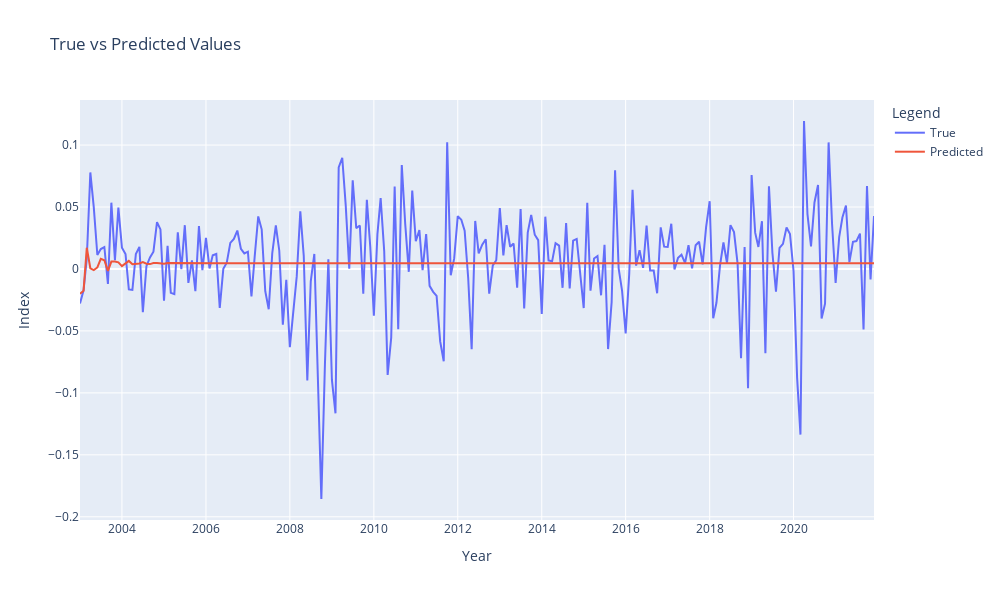

Notebook code for this chart:
### Code cell
trace_true = go.Scatter(
    x = return_test.index,
    y = return_test,
    mode = 'lines',
    name = 'True'
)

trace_pred = go.Scatter(
    x = return_test.index,
    y = forecast_result.predicted_mean,
    mode = 'lines',
    name = 'Predicted'
)

fig = go.Figure(data=[trace_true, trace_pred])

fig.update_layout(
    title='True vs Predicted Values',
    xaxis_title='Year',
    yaxis_title='Index',
    legend_title='Legend',
    width=1000,
    height=600  
)

fig.show()

### Figure 1 — Plotly figure (JSON) as saved in the notebook; plotly's stock layout.template omitted (floating-point values rounded to 4 significant figures; data arrays with more than 128 entries replaced by an {"elided": "..."} marker saying what was removed)
{"data": [{"mode": "lines", "name": "True", "type": "scatter", "x": {"elided": "228 str values"}, "y": {"elided": "228 float values"}}, {"mode": "lines", "name": "Predicted", "type": "scatter", "x": {"elided": "228 str values"}, "y": {"elided": "228 float values"}}], "layout": {"height": 600, "legend": {"title": {"text": "Legend"}}, "title": {"text": "True vs Predicted Values"}, "width": 1000, "xaxis": {"title": {"text": "Year"}}, "yaxis": {"title": {"text": "Index"}}}}
